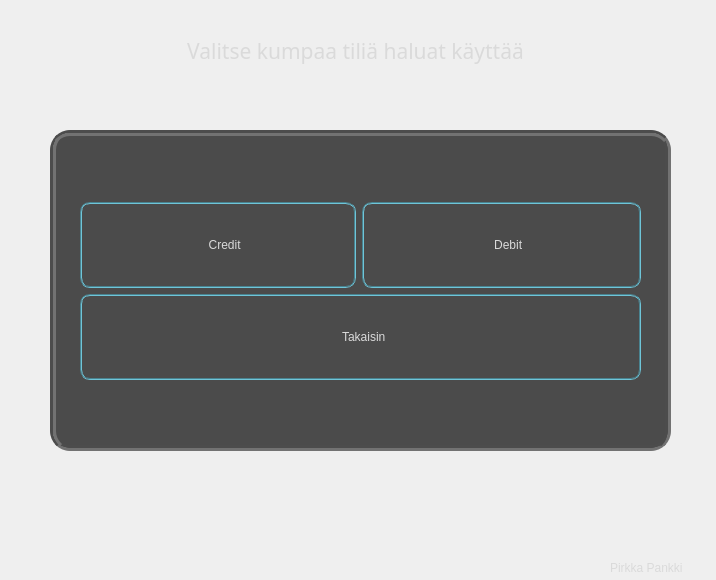
<?xml version="1.0" encoding="UTF-8"?>
<ui version="4.0">
 <class>creditordebitwindow</class>
 <widget class="QDialog" name="creditordebitwindow">
  <property name="geometry">
   <rect>
    <x>0</x>
    <y>0</y>
    <width>716</width>
    <height>580</height>
   </rect>
  </property>
  <property name="windowTitle">
   <string>Dialog</string>
  </property>
  <property name="styleSheet">
   <string notr="true">QDialog {
	
	background-color: qlineargradient(spread:pad, x1:0, y1:0, x2:1, y2:1, stop:0 rgba(51, 51, 51, 255), stop:				0.525822 rgba(95, 95, 95, 255), stop:1 rgba(58, 58, 58, 255));
}

QFrame {
	background-color: rgb(75, 75, 75);
	border: 6px groove #4c4c4c;
	border-radius: 20px;
}

QLabel {
	background: transparent;
	border: none;
	font: 290 16pt &quot;Microsoft YaHei Light&quot;;
	color: #dadada;
}



QPushButton {
	height: 70px;
	width: 260;	
	font: 290 16pt &quot;Microsoft YaHei Light&quot;;	
	color: #dadada;
	background-color: qlineargradient(spread:pad, x1:0, y1:0.431818, x2:1, y2:0.409364, stop:0.217877 			rgba(43, 	43, 43, 255), stop:0.50838 rgba(64, 64, 64, 255), stop:0.938547 rgba(37, 37, 37, 255));
	border: 2px groove #4a8390;
	border-radius: 10px;
	padding: 6px;
	text-align: justify;
}

QPushButton:hover {
	background-color: qlineargradient(spread:reflect, x1:0, y1:0, x2:0.488, y2:0, stop:0 rgba(37, 37, 37, 255), 	stop:1 rgba(104, 104, 104, 255));
}

QPushButton:pressed {
	background-color: qlineargradient(spread:reflect, x1:0, y1:0, x2:0.488, y2:0, stop:0 rgba(22, 22, 22, 255), stop:1 rgba(64, 64, 64, 255));
}

QPushButton#btnCancel:hover {
color: rgb(247, 95, 97);
}

QLabel#pirkkal {	
	color: #dadada;
	font: 350 10pt &quot;Leelawadee UI Semilight&quot;;
	qproperty-geometry:rect(610 550 101 35);
}</string>
  </property>
  <widget class="QLabel" name="label">
   <property name="geometry">
    <rect>
     <x>80</x>
     <y>10</y>
     <width>551</width>
     <height>81</height>
    </rect>
   </property>
   <property name="font">
    <font>
     <family>Microsoft YaHei Light</family>
     <pointsize>16</pointsize>
     <italic>false</italic>
     <bold>false</bold>
    </font>
   </property>
   <property name="layoutDirection">
    <enum>Qt::RightToLeft</enum>
   </property>
   <property name="text">
    <string>Valitse kumpaa tiliä haluat käyttää</string>
   </property>
   <property name="alignment">
    <set>Qt::AlignCenter</set>
   </property>
  </widget>
  <widget class="QLabel" name="pirkkal">
   <property name="geometry">
    <rect>
     <x>610</x>
     <y>550</y>
     <width>101</width>
     <height>35</height>
    </rect>
   </property>
   <property name="text">
    <string>Pirkka Pankki</string>
   </property>
  </widget>
  <widget class="QFrame" name="frame">
   <property name="geometry">
    <rect>
     <x>50</x>
     <y>130</y>
     <width>621</width>
     <height>321</height>
    </rect>
   </property>
   <property name="frameShape">
    <enum>QFrame::StyledPanel</enum>
   </property>
   <property name="frameShadow">
    <enum>QFrame::Raised</enum>
   </property>
   <widget class="QWidget" name="layoutWidget">
    <property name="geometry">
     <rect>
      <x>30</x>
      <y>70</y>
      <width>561</width>
      <height>181</height>
     </rect>
    </property>
    <layout class="QFormLayout" name="formLayout">
     <property name="labelAlignment">
      <set>Qt::AlignCenter</set>
     </property>
     <property name="formAlignment">
      <set>Qt::AlignCenter</set>
     </property>
     <item row="0" column="0">
      <widget class="QPushButton" name="btnCredit">
       <property name="text">
        <string>    Credit</string>
       </property>
       <property name="icon">
        <iconset resource="gifsANDicons.qrc">
         <normaloff>:/icons/icons/credit-card (1).png</normaloff>:/icons/icons/credit-card (1).png</iconset>
       </property>
       <property name="iconSize">
        <size>
         <width>50</width>
         <height>50</height>
        </size>
       </property>
      </widget>
     </item>
     <item row="0" column="1">
      <widget class="QPushButton" name="btnDebit">
       <property name="text">
        <string>    Debit</string>
       </property>
       <property name="icon">
        <iconset resource="gifsANDicons.qrc">
         <normaloff>:/icons/icons/credit-card2.png</normaloff>:/icons/icons/credit-card2.png</iconset>
       </property>
       <property name="iconSize">
        <size>
         <width>50</width>
         <height>50</height>
        </size>
       </property>
      </widget>
     </item>
     <item row="1" column="0" colspan="2">
      <widget class="QPushButton" name="btnCancel">
       <property name="text">
        <string>  Takaisin</string>
       </property>
       <property name="icon">
        <iconset resource="gifsANDicons.qrc">
         <normaloff>:/icons/icons/left.png</normaloff>:/icons/icons/left.png</iconset>
       </property>
       <property name="iconSize">
        <size>
         <width>50</width>
         <height>50</height>
        </size>
       </property>
      </widget>
     </item>
    </layout>
   </widget>
  </widget>
  <zorder>frame</zorder>
  <zorder>label</zorder>
  <zorder>pirkkal</zorder>
 </widget>
 <resources>
  <include location="gifsANDicons.qrc"/>
 </resources>
 <connections/>
</ui>
